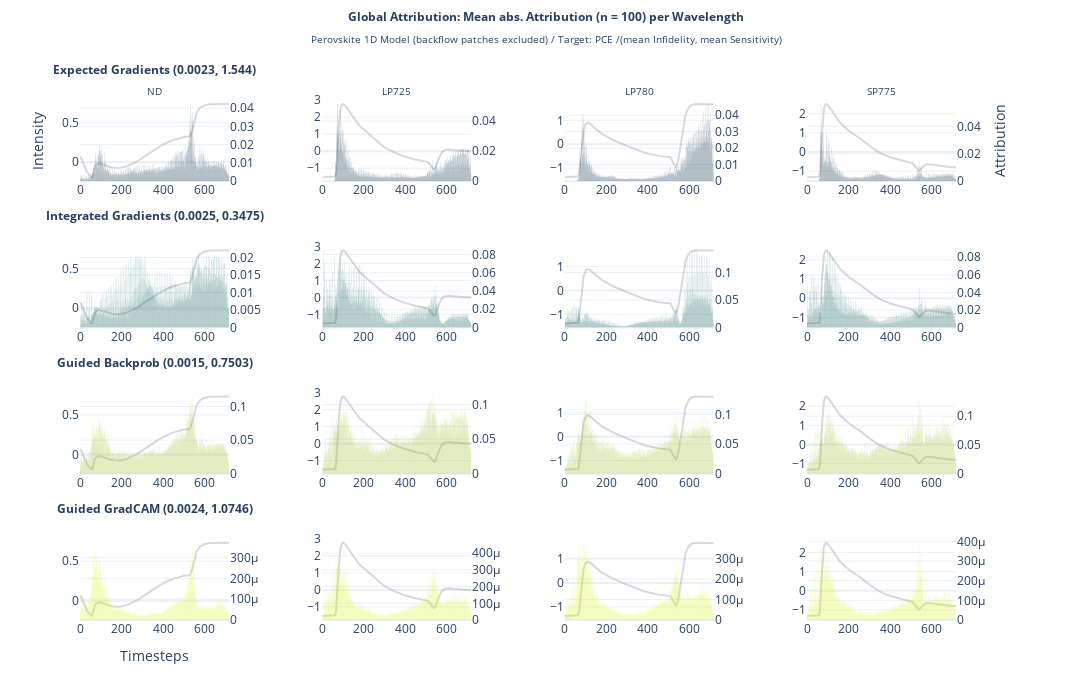

Notebook cell for this chart:
### Code cell
import plotly.graph_objects as go


def format_title(title, subtitle=None, font_size=12, subtitle_font_size=10):
    title = f'<span style="font-size: {font_size}px;"><b>{title}</b></span>'
    if not subtitle:
        return title
    subtitle = f'<span style="font-size: {subtitle_font_size}px;">{subtitle}</span>'
    return f"{title}<br>{subtitle}"


from plotly.subplots import make_subplots

x = x_batch.mean(0)

fig = make_subplots(
    rows=4,
    cols=4,
    specs=[
        [
            {"secondary_y": True},
            {"secondary_y": True},
            {"secondary_y": True},
            {"secondary_y": True},
        ],
        [
            {"secondary_y": True},
            {"secondary_y": True},
            {"secondary_y": True},
            {"secondary_y": True},
        ],
        [
            {"secondary_y": True},
            {"secondary_y": True},
            {"secondary_y": True},
            {"secondary_y": True},
        ],
        [
            {"secondary_y": True},
            {"secondary_y": True},
            {"secondary_y": True},
            {"secondary_y": True},
        ],
    ],
    subplot_titles=(
        format_title(
            "Expected Gradients ("
            + str(np.round(infid_eg.numpy(), 4))
            + ", "
            + str(np.round(sens_eg.numpy(), 4))
            + ")",
            "ND",
        ),
        format_title("", "LP725"),
        format_title("", "LP780"),
        format_title("", "SP775"),
        format_title(
            "Integrated Gradients ("
            + str(np.round(infid_ig.numpy(), 4))
            + ", "
            + str(np.round(sens_ig.numpy(), 4))
            + ")",
            " ",
        ),
        None,
        None,
        None,
        format_title(
            "Guided Backprob ("
            + str(np.round(infid_gbp.numpy(), 4))
            + ", "
            + str(np.round(sens_gbp.numpy(), 4))
            + ")",
            " ",
        ),
        None,
        None,
        None,
        format_title(
            "Guided GradCAM ("
            + str(np.round(infid_ggc.numpy(), 4))
            + ", "
            + str(np.round(sens_ggc.numpy(), 4))
            + ")",
            " ",
        ),
        None,
        None,
        None,
    ),
)


fig.add_trace(
    go.Scatter(y=x[0], name="ND", marker_color="grey", opacity=0.3, showlegend=False),
    row=1,
    col=1,
)
fig.add_trace(
    go.Bar(
        y=attr_eg.squeeze()[0],
        marker_color="#042940",
        opacity=0.5,
        showlegend=False,
        marker_line_width=0,
    ),
    secondary_y=True,
    row=1,
    col=1,
)

fig.add_trace(
    go.Scatter(
        y=x[1], name="LP725", marker_color="grey", opacity=0.3, showlegend=False
    ),
    row=1,
    col=2,
)
fig.add_trace(
    go.Bar(
        y=attr_eg.squeeze()[1],
        marker_color="#042940",
        opacity=0.5,
        showlegend=False,
        marker_line_width=0,
    ),
    secondary_y=True,
    row=1,
    col=2,
)

fig.add_trace(
    go.Scatter(
        y=x[2], name="LP780", marker_color="grey", opacity=0.3, showlegend=False
    ),
    row=1,
    col=3,
)
fig.add_trace(
    go.Bar(
        y=attr_eg.squeeze()[2],
        marker_color="#042940",
        opacity=0.5,
        showlegend=False,
        marker_line_width=0,
    ),
    secondary_y=True,
    row=1,
    col=3,
)

fig.add_trace(
    go.Scatter(
        y=x[3], name="SP775", marker_color="grey", opacity=0.3, showlegend=False
    ),
    row=1,
    col=4,
)
fig.add_trace(
    go.Bar(
        y=attr_eg.squeeze()[3],
        marker_color="#042940",
        opacity=0.5,
        showlegend=False,
        marker_line_width=0,
    ),
    secondary_y=True,
    row=1,
    col=4,
)


fig.add_trace(
    go.Scatter(y=x[0], name="ND", marker_color="grey", opacity=0.3, showlegend=False),
    row=2,
    col=1,
)
fig.add_trace(
    go.Bar(
        y=attr_ig.squeeze()[0],
        marker_color="#005C53",
        opacity=0.5,
        showlegend=False,
        marker_line_width=0,
    ),
    secondary_y=True,
    row=2,
    col=1,
)

fig.add_trace(
    go.Scatter(
        y=x[1], name="LP725", marker_color="grey", opacity=0.3, showlegend=False
    ),
    row=2,
    col=2,
)
fig.add_trace(
    go.Bar(
        y=attr_ig.squeeze()[1],
        marker_color="#005C53",
        opacity=0.5,
        showlegend=False,
        marker_line_width=0,
    ),
    secondary_y=True,
    row=2,
    col=2,
)

fig.add_trace(
    go.Scatter(
        y=x[2], name="LP780", marker_color="grey", opacity=0.3, showlegend=False
    ),
    row=2,
    col=3,
)
fig.add_trace(
    go.Bar(
        y=attr_ig.squeeze()[2],
        marker_color="#005C53",
        opacity=0.5,
        showlegend=False,
        marker_line_width=0,
    ),
    secondary_y=True,
    row=2,
    col=3,
)

fig.add_trace(
    go.Scatter(
        y=x[3], name="SP775", marker_color="grey", opacity=0.3, showlegend=False
    ),
    row=2,
    col=4,
)
fig.add_trace(
    go.Bar(
        y=attr_ig.squeeze()[3],
        marker_color="#005C53",
        opacity=0.5,
        showlegend=False,
        marker_line_width=0,
    ),
    secondary_y=True,
    row=2,
    col=4,
)


fig.add_trace(
    go.Scatter(y=x[0], name="ND", marker_color="grey", opacity=0.3, showlegend=False),
    row=3,
    col=1,
)
fig.add_trace(
    go.Bar(
        y=attr_gbp.squeeze()[0],
        marker_color="#9FC131",
        opacity=0.5,
        showlegend=False,
        marker_line_width=0,
    ),
    secondary_y=True,
    row=3,
    col=1,
)

fig.add_trace(
    go.Scatter(
        y=x[1], name="LP725", marker_color="grey", opacity=0.3, showlegend=False
    ),
    row=3,
    col=2,
)
fig.add_trace(
    go.Bar(
        y=attr_gbp.squeeze()[1],
        marker_color="#9FC131",
        opacity=0.5,
        showlegend=False,
        marker_line_width=0,
    ),
    secondary_y=True,
    row=3,
    col=2,
)

fig.add_trace(
    go.Scatter(
        y=x[2], name="LP780", marker_color="grey", opacity=0.3, showlegend=False
    ),
    row=3,
    col=3,
)
fig.add_trace(
    go.Bar(
        y=attr_gbp.squeeze()[2],
        marker_color="#9FC131",
        opacity=0.5,
        showlegend=False,
        marker_line_width=0,
    ),
    secondary_y=True,
    row=3,
    col=3,
)

fig.add_trace(
    go.Scatter(
        y=x[3], name="SP775", marker_color="grey", opacity=0.3, showlegend=False
    ),
    row=3,
    col=4,
)
fig.add_trace(
    go.Bar(
        y=attr_gbp.squeeze()[3],
        marker_color="#9FC131",
        opacity=0.5,
        showlegend=False,
        marker_line_width=0,
    ),
    secondary_y=True,
    row=3,
    col=4,
)


fig.add_trace(
    go.Scatter(y=x[0], name="ND", marker_color="grey", opacity=0.3, showlegend=False),
    row=4,
    col=1,
)
fig.add_trace(
    go.Bar(
        y=attr_ggc.squeeze()[0],
        marker_color="#DBF227",
        opacity=0.5,
        showlegend=False,
        marker_line_width=0,
    ),
    secondary_y=True,
    row=4,
    col=1,
)

fig.add_trace(
    go.Scatter(
        y=x[1], name="LP725", marker_color="grey", opacity=0.3, showlegend=False
    ),
    row=4,
    col=2,
)
fig.add_trace(
    go.Bar(
        y=attr_ggc.squeeze()[1],
        marker_color="#DBF227",
        opacity=0.5,
        showlegend=False,
        marker_line_width=0,
    ),
    secondary_y=True,
    row=4,
    col=2,
)

fig.add_trace(
    go.Scatter(
        y=x[2], name="LP780", marker_color="grey", opacity=0.3, showlegend=False
    ),
    row=4,
    col=3,
)
fig.add_trace(
    go.Bar(
        y=attr_ggc.squeeze()[2],
        marker_color="#DBF227",
        opacity=0.5,
        showlegend=False,
        marker_line_width=0,
    ),
    secondary_y=True,
    row=4,
    col=3,
)

fig.add_trace(
    go.Scatter(
        y=x[3], name="SP775", marker_color="grey", opacity=0.3, showlegend=False
    ),
    row=4,
    col=4,
)
fig.add_trace(
    go.Bar(
        y=attr_ggc.squeeze()[3],
        marker_color="#DBF227",
        opacity=0.5,
        showlegend=False,
        marker_line_width=0,
    ),
    secondary_y=True,
    row=4,
    col=4,
)

fig.update_yaxes(title=None)
fig.update_yaxes(title_text=None, secondary_y=True)
fig.update_xaxes(title=None)

fig.update_yaxes(title="Intensity", row=1, col=1)
fig.update_yaxes(title_text=None, secondary_y=True, row=1, col=1)
fig.update_yaxes(title_text="Attribution", secondary_y=True, row=1, col=4)
fig.update_xaxes(title="Timesteps", row=4, col=1)

if target == "pce":
    subtitle = "Perovskite 1D Model (backflow patches excluded) / Target: PCE /(mean Infidelity, mean Sensitivity)"
else:
    subtitle = "Perovskite 1D Model (backflow patches excluded) / Target: Mean Thickness /(mean Infidelity, mean Sensitivity)"

fig.update_layout(
    title=format_title(
        "Global Attribution: Mean abs. Attribution (n = "
        + str(batch_size)
        + ") per Wavelength",
        subtitle,
    ),
    legend_title=None,
    title_y=0.97,
    title_x=0.5,
    template="plotly_white",
    height=700,
    width=1400,
)

fig.write_image("xai/images/" + target +"/1D/1D_nb_cmp_global_wl.png", scale=2)

fig.show()

### Figure 1 — Plotly figure (JSON) as saved in the notebook; plotly's stock layout.template omitted (floating-point values rounded to 4 significant figures; data arrays with more than 128 entries replaced by an {"elided": "..."} marker saying what was removed)
{"data": [{"marker": {"color": "grey"}, "name": "ND", "opacity": 0.3, "showlegend": false, "type": "scatter", "xaxis": "x", "y": {"elided": "719 float values"}, "yaxis": "y"}, {"marker": {"color": "#042940", "line": {"width": 0}}, "opacity": 0.5, "showlegend": false, "type": "bar", "xaxis": "x", "y": {"elided": "719 float values"}, "yaxis": "y2"}, {"marker": {"color": "grey"}, "name": "LP725", "opacity": 0.3, "showlegend": false, "type": "scatter", "xaxis": "x2", "y": {"elided": "719 float values"}, "yaxis": "y3"}, {"marker": {"color": "#042940", "line": {"width": 0}}, "opacity": 0.5, "showlegend": false, "type": "bar", "xaxis": "x2", "y": {"elided": "719 float values"}, "yaxis": "y4"}, {"marker": {"color": "grey"}, "name": "LP780", "opacity": 0.3, "showlegend": false, "type": "scatter", "xaxis": "x3", "y": {"elided": "719 float values"}, "yaxis": "y5"}, {"marker": {"color": "#042940", "line": {"width": 0}}, "opacity": 0.5, "showlegend": false, "type": "bar", "xaxis": "x3", "y": {"elided": "719 float values"}, "yaxis": "y6"}, {"marker": {"color": "grey"}, "name": "SP775", "opacity": 0.3, "showlegend": false, "type": "scatter", "xaxis": "x4", "y": {"elided": "719 float values"}, "yaxis": "y7"}, {"marker": {"color": "#042940", "line": {"width": 0}}, "opacity": 0.5, "showlegend": false, "type": "bar", "xaxis": "x4", "y": {"elided": "719 float values"}, "yaxis": "y8"}, {"marker": {"color": "grey"}, "name": "ND", "opacity": 0.3, "showlegend": false, "type": "scatter", "xaxis": "x5", "y": {"elided": "719 float values"}, "yaxis": "y9"}, {"marker": {"color": "#005C53", "line": {"width": 0}}, "opacity": 0.5, "showlegend": false, "type": "bar", "xaxis": "x5", "y": {"elided": "719 float values"}, "yaxis": "y10"}, {"marker": {"color": "grey"}, "name": "LP725", "opacity": 0.3, "showlegend": false, "type": "scatter", "xaxis": "x6", "y": {"elided": "719 float values"}, "yaxis": "y11"}, {"marker": {"color": "#005C53", "line": {"width": 0}}, "opacity": 0.5, "showlegend": false, "type": "bar", "xaxis": "x6", "y": {"elided": "719 float values"}, "yaxis": "y12"}, {"marker": {"color": "grey"}, "name": "LP780", "opacity": 0.3, "showlegend": false, "type": "scatter", "xaxis": "x7", "y": {"elided": "719 float values"}, "yaxis": "y13"}, {"marker": {"color": "#005C53", "line": {"width": 0}}, "opacity": 0.5, "showlegend": false, "type": "bar", "xaxis": "x7", "y": {"elided": "719 float values"}, "yaxis": "y14"}, {"marker": {"color": "grey"}, "name": "SP775", "opacity": 0.3, "showlegend": false, "type": "scatter", "xaxis": "x8", "y": {"elided": "719 float values"}, "yaxis": "y15"}, {"marker": {"color": "#005C53", "line": {"width": 0}}, "opacity": 0.5, "showlegend": false, "type": "bar", "xaxis": "x8", "y": {"elided": "719 float values"}, "yaxis": "y16"}, {"marker": {"color": "grey"}, "name": "ND", "opacity": 0.3, "showlegend": false, "type": "scatter", "xaxis": "x9", "y": {"elided": "719 float values"}, "yaxis": "y17"}, {"marker": {"color": "#9FC131", "line": {"width": 0}}, "opacity": 0.5, "showlegend": false, "type": "bar", "xaxis": "x9", "y": {"elided": "719 float values"}, "yaxis": "y18"}, {"marker": {"color": "grey"}, "name": "LP725", "opacity": 0.3, "showlegend": false, "type": "scatter", "xaxis": "x10", "y": {"elided": "719 float values"}, "yaxis": "y19"}, {"marker": {"color": "#9FC131", "line": {"width": 0}}, "opacity": 0.5, "showlegend": false, "type": "bar", "xaxis": "x10", "y": {"elided": "719 float values"}, "yaxis": "y20"}, {"marker": {"color": "grey"}, "name": "LP780", "opacity": 0.3, "showlegend": false, "type": "scatter", "xaxis": "x11", "y": {"elided": "719 float values"}, "yaxis": "y21"}, {"marker": {"color": "#9FC131", "line": {"width": 0}}, "opacity": 0.5, "showlegend": false, "type": "bar", "xaxis": "x11", "y": {"elided": "719 float values"}, "yaxis": "y22"}, {"marker": {"color": "grey"}, "name": "SP775", "opacity": 0.3, "showlegend": false, "type": "scatter", "xaxis": "x12", "y": {"elided": "719 float values"}, "yaxis": "y23"}, {"marker": {"color": "#9FC131", "line": {"width": 0}}, "opacity": 0.5, "showlegend": false, "type": "bar", "xaxis": "x12", "y": {"elided": "719 float values"}, "yaxis": "y24"}, {"marker": {"color": "grey"}, "name": "ND", "opacity": 0.3, "showlegend": false, "type": "scatter", "xaxis": "x13", "y": {"elided": "719 float values"}, "yaxis": "y25"}, {"marker": {"color": "#DBF227", "line": {"width": 0}}, "opacity": 0.5, "showlegend": false, "type": "bar", "xaxis": "x13", "y": {"elided": "719 float values"}, "yaxis": "y26"}, {"marker": {"color": "grey"}, "name": "LP725", "opacity": 0.3, "showlegend": false, "type": "scatter", "xaxis": "x14", "y": {"elided": "719 float values"}, "yaxis": "y27"}, {"marker": {"color": "#DBF227", "line": {"width": 0}}, "opacity": 0.5, "showlegend": false, "type": "bar", "xaxis": "x14", "y": {"elided": "719 float values"}, "yaxis": "y28"}, {"marker": {"color": "grey"}, "name": "LP780", "opacity": 0.3, "showlegend": false, "type": "scatter", "xaxis": "x15", "y": {"elided": "719 float values"}, "yaxis": "y29"}, {"marker": {"color": "#DBF227", "line": {"width": 0}}, "opacity": 0.5, "showlegend": false, "type": "bar", "xaxis": "x15", "y": {"elided": "719 float values"}, "yaxis": "y30"}, {"marker": {"color": "grey"}, "name": "SP775", "opacity": 0.3, "showlegend": false, "type": "scatter", "xaxis": "x16", "y": {"elided": "719 float values"}, "yaxis": "y31"}, {"marker": {"color": "#DBF227", "line": {"width": 0}}, "opacity": 0.5, "showlegend": false, "type": "bar", "xaxis": "x16", "y": {"elided": "719 float values"}, "yaxis": "y32"}], "layout": {"annotations": [{"font": {"size": 16}, "showarrow": false, "text": "<span style=\"font-size: 12px;\"><b>Expected Gradients (0.0023, 1.544)</b></span><br><span style=\"font-size: 10px;\">ND</span>", "x": 0.08, "xanchor": "center", "xref": "paper", "y": 1, "yanchor": "bottom", "yref": "paper"}, {"font": {"size": 16}, "showarrow": false, "text": "<span style=\"font-size: 12px;\"><b></b></span><br><span style=\"font-size: 10px;\">LP725</span>", "x": 0.34, "xanchor": "center", "xref": "paper", "y": 1, "yanchor": "bottom", "yref": "paper"}, {"font": {"size": 16}, "showarrow": false, "text": "<span style=\"font-size: 12px;\"><b></b></span><br><span style=\"font-size: 10px;\">LP780</span>", "x": 0.6, "xanchor": "center", "xref": "paper", "y": 1, "yanchor": "bottom", "yref": "paper"}, {"font": {"size": 16}, "showarrow": false, "text": "<span style=\"font-size: 12px;\"><b></b></span><br><span style=\"font-size: 10px;\">SP775</span>", "x": 0.86, "xanchor": "center", "xref": "paper", "y": 1, "yanchor": "bottom", "yref": "paper"}, {"font": {"size": 16}, "showarrow": false, "text": "<span style=\"font-size: 12px;\"><b>Integrated Gradients (0.0025, 0.3475)</b></span><br><span style=\"font-size: 10px;\"> </span>", "x": 0.08, "xanchor": "center", "xref": "paper", "y": 0.7188, "yanchor": "bottom", "yref": "paper"}, {"font": {"size": 16}, "showarrow": false, "text": "<span style=\"font-size: 12px;\"><b>Guided Backprob (0.0015, 0.7503)</b></span><br><span style=\"font-size: 10px;\"> </span>", "x": 0.08, "xanchor": "center", "xref": "paper", "y": 0.4375, "yanchor": "bottom", "yref": "paper"}, {"font": {"size": 16}, "showarrow": false, "text": "<span style=\"font-size: 12px;\"><b>Guided GradCAM (0.0024, 1.0746)</b></span><br><span style=\"font-size: 10px;\"> </span>", "x": 0.08, "xanchor": "center", "xref": "paper", "y": 0.1562, "yanchor": "bottom", "yref": "paper"}], "height": 700, "legend": {"title": {}}, "title": {"text": "<span style=\"font-size: 12px;\"><b>Global Attribution: Mean abs. Attribution (n = 100) per Wavelength</b></span><br><span style=\"font-size: 10px;\">Perovskite 1D Model (backflow patches excluded) / Target: PCE /(mean Infidelity, mean Sensitivity)</span>", "x": 0.5, "y": 0.97}, "width": 1400, "xaxis": {"anchor": "y", "domain": [0, 0.16], "title": {}}, "xaxis10": {"anchor": "y19", "domain": [0.26, 0.42], "title": {}}, "xaxis11": {"anchor": "y21", "domain": [0.52, 0.68], "title": {}}, "xaxis12": {"anchor": "y23", "domain": [0.78, 0.94], "title": {}}, "xaxis13": {"anchor": "y25", "domain": [0, 0.16], "title": {"text": "Timesteps"}}, "xaxis14": {"anchor": "y27", "domain": [0.26, 0.42], "title": {}}, "xaxis15": {"anchor": "y29", "domain": [0.52, 0.68], "title": {}}, "xaxis16": {"anchor": "y31", "domain": [0.78, 0.94], "title": {}}, "xaxis2": {"anchor": "y3", "domain": [0.26, 0.42], "title": {}}, "xaxis3": {"anchor": "y5", "domain": [0.52, 0.68], "title": {}}, "xaxis4": {"anchor": "y7", "domain": [0.78, 0.94], "title": {}}, "xaxis5": {"anchor": "y9", "domain": [0, 0.16], "title": {}}, "xaxis6": {"anchor": "y11", "domain": [0.26, 0.42], "title": {}}, "xaxis7": {"anchor": "y13", "domain": [0.52, 0.68], "title": {}}, "xaxis8": {"anchor": "y15", "domain": [0.78, 0.94], "title": {}}, "xaxis9": {"anchor": "y17", "domain": [0, 0.16], "title": {}}, "yaxis": {"anchor": "x", "domain": [0.8438, 1], "title": {"text": "Intensity"}}, "yaxis10": {"anchor": "x5", "overlaying": "y9", "side": "right", "title": {}}, "yaxis11": {"anchor": "x6", "domain": [0.5625, 0.7188], "title": {}}, "yaxis12": {"anchor": "x6", "overlaying": "y11", "side": "right", "title": {}}, "yaxis13": {"anchor": "x7", "domain": [0.5625, 0.7188], "title": {}}, "yaxis14": {"anchor": "x7", "overlaying": "y13", "side": "right", "title": {}}, "yaxis15": {"anchor": "x8", "domain": [0.5625, 0.7188], "title": {}}, "yaxis16": {"anchor": "x8", "overlaying": "y15", "side": "right", "title": {}}, "yaxis17": {"anchor": "x9", "domain": [0.2812, 0.4375], "title": {}}, "yaxis18": {"anchor": "x9", "overlaying": "y17", "side": "right", "title": {}}, "yaxis19": {"anchor": "x10", "domain": [0.2812, 0.4375], "title": {}}, "yaxis2": {"anchor": "x", "overlaying": "y", "side": "right", "title": {}}, "yaxis20": {"anchor": "x10", "overlaying": "y19", "side": "right", "title": {}}, "yaxis21": {"anchor": "x11", "domain": [0.2812, 0.4375], "title": {}}, "yaxis22": {"anchor": "x11", "overlaying": "y21", "side": "right", "title": {}}, "yaxis23": {"anchor": "x12", "domain": [0.2812, 0.4375], "title": {}}, "yaxis24": {"anchor": "x12", "overlaying": "y23", "side": "right", "title": {}}, "yaxis25": {"anchor": "x13", "domain": [0, 0.1562], "title": {}}, "yaxis26": {"anchor": "x13", "overlaying": "y25", "side": "right", "title": {}}, "yaxis27": {"anchor": "x14", "domain": [0, 0.1562], "title": {}}, "yaxis28": {"anchor": "x14", "overlaying": "y27", "side": "right", "title": {}}, "yaxis29": {"anchor": "x15", "domain": [0, 0.1562], "title": {}}, "yaxis3": {"anchor": "x2", "domain": [0.8438, 1], "title": {}}, "yaxis30": {"anchor": "x15", "overlaying": "y29", "side": "right", "title": {}}, "yaxis31": {"anchor": "x16", "domain": [0, 0.1562], "title": {}}, "yaxis32": {"anchor": "x16", "overlaying": "y31", "side": "right", "title": {}}, "yaxis4": {"anchor": "x2", "overlaying": "y3", "side": "right", "title": {}}, "yaxis5": {"anchor": "x3", "domain": [0.8438, 1], "title": {}}, "yaxis6": {"anchor": "x3", "overlaying": "y5", "side": "right", "title": {}}, "yaxis7": {"anchor": "x4", "domain": [0.8438, 1], "title": {}}, "yaxis8": {"anchor": "x4", "overlaying": "y7", "side": "right", "title": {"text": "Attribution"}}, "yaxis9": {"anchor": "x5", "domain": [0.5625, 0.7188], "title": {}}}}
